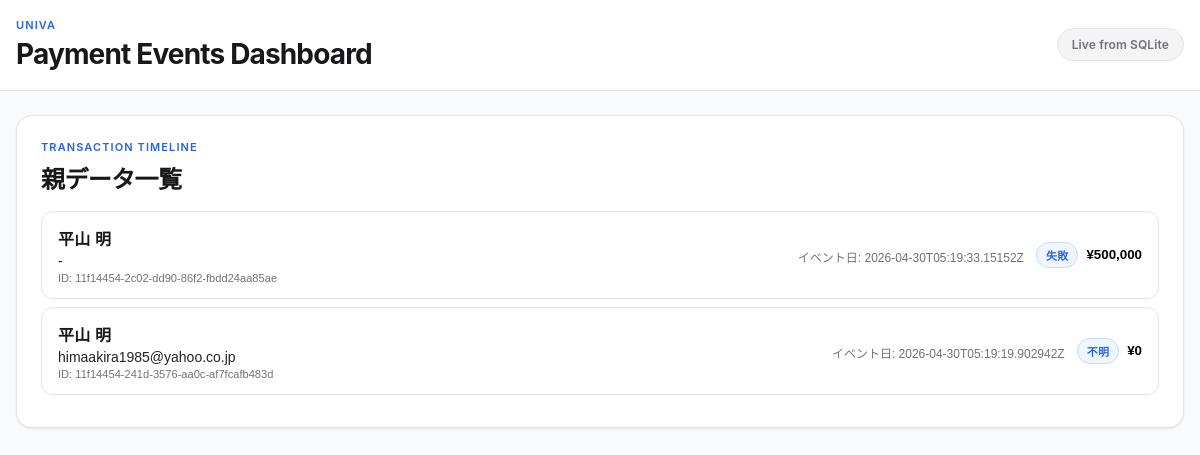
Before: / with the older database file.
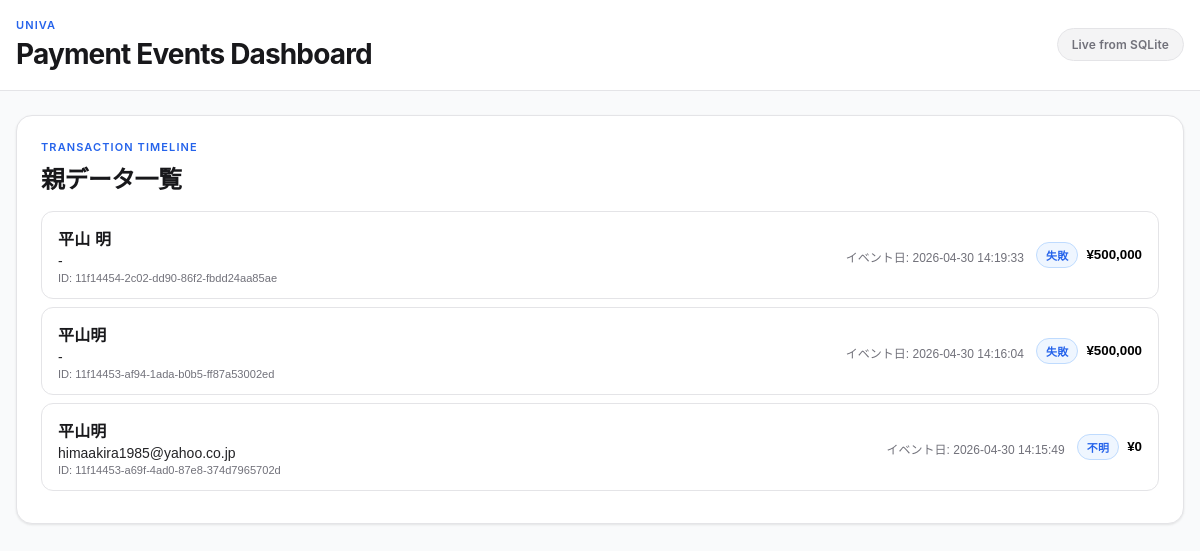
After: the same page with the newer database file.
### tables this page shows
CREATE TABLE transactions (
            transaction_id TEXT PRIMARY KEY,
            amount INTEGER,
            email TEXT,
            payer_name TEXT,
            current_status TEXT NOT NULL,
            first_seen_at TEXT NOT NULL,
            last_seen_at TEXT NOT NULL,
            last_event_at TEXT,
            created_at TEXT NOT NULL,
            updated_at TEXT NOT NULL
        );

### index.php (the view, shortened to what this page needs)
<?php
function h(?string $value): string
{
    return htmlspecialchars((string)$value, ENT_QUOTES, 'UTF-8');
}
function to_japanese_status(?string $status): ?string
{
    $normalized = strtolower(trim($status));
    $map = [
        'pending' => '保留',
        'authorized' => '与信済み',
        'captured' => '売上確定',
        'succeeded' => '成功',
        'failed' => '失敗',
        'error' => 'エラー',
        'canceled' => 'キャンセル',
        'cancelled' => 'キャンセル',
        'refunded' => '返金済み',
        'chargeback' => 'チャージバック',
        'unknown' => '不明',
    ];
    return $map[$normalized] ?? $status;
}
$transactions = [];
$error = null;
try {
    $pdo = new PDO('sqlite:' . DB_FILE);
    $pdo->setAttribute(PDO::ATTR_ERRMODE, PDO::ERRMODE_EXCEPTION);
    $transactionsStmt = $pdo->query(
        'SELECT transaction_id, amount, email, payer_name, current_status, first_seen_at, last_seen_at, last_event_at
         FROM transactions
         ORDER BY last_seen_at DESC, first_seen_at DESC'
    );
    $transactions = $transactionsStmt->fetchAll(PDO::FETCH_ASSOC);
} catch (Throwable $e) {
    $error = 'DBの読み込みに失敗しました。';
}
include __DIR__ . '/header.php';
?>
<section class="panel table-panel">
    <p class="eyebrow">Transaction Timeline</p>
    <h2 class="section-title">親データ一覧</h2>
    <?php if ($error !== null): ?>
        <p class="empty"><?= h($error) ?></p>
    <?php elseif (count($transactions) === 0): ?>
        <p class="empty">表示できるデータがありません。</p>
    <?php else: ?>
        <ul class="tx-list" aria-label="transactions">
            <?php foreach ($transactions as $tx): ?>
                <li class="tx-item">
                    <button class="tx-parent" type="button" aria-expanded="false">
                        <span class="tx-main">
                            <strong class="tx-name"><?= h($tx['payer_name'] ?? '-') ?></strong>
                            <small class="tx-email"><?= h($tx['email'] ?? '-') ?></small>
                            <small class="tx-id">ID: <?= h($tx['transaction_id']) ?></small>
                        </span>
                        <span class="tx-meta">
                            <small class="tx-event-date">イベント日: <?= h($tx['last_event_at'] ?: $tx['last_seen_at']) ?></small>
                            <em class="status status-<?= h((string)$tx['current_status']) ?>"><?= h(to_japanese_status($tx['current_status']) ?? '不明') ?></em>
                            <b>¥<?= number_format((int)($tx['amount'] ?? 0)) ?></b>
                        </span>
                    </button>
                </li>
            <?php endforeach; ?>
        </ul>
    <?php endif; ?>
</section>
<?php include __DIR__ . '/footer.php';

### header.php (shortened to what this page needs)
<!doctype html>
<html lang="ja">
<head>
    <link rel="stylesheet" href="style/style.css?v=<?= time() ?>">
</head>
<body>
<div class="app-shell">
    <header class="site-header">
        <div class="container header-inner">
            <div>
                <p class="eyebrow">Univa</p>
                <h1 class="site-title">Payment Events Dashboard</h1>
            </div>
            <span class="header-badge">Live from SQLite</span>
        </div>
    </header>
    <main class="main-content">

### footer.php (shortened to what this page needs)
    </main>
</div>
</body>
</html>

### style/style.css (style rules this page uses)
:root { --bg: #f9fafb; --panel: #ffffff; --panel-soft: #f4f4f5; --line: #e4e4e7; --line-strong: #d4d4d8; --text: #18181b; --muted: #71717a; --accent: #2563eb; --accent-soft: #eff6ff; --accent-border: #bfdbfe; --shadow-sm: 0 1px 2px rgba(0, 0, 0, 0.04); --shadow: 0 1px 3px rgba(0, 0, 0, 0.06), 0 1px 2px rgba(0, 0, 0, 0.04); --shadow-md: 0 4px 12px rgba(0, 0, 0, 0.06); --radius-sm: 8px; --radius: 12px; --radius-lg: 16px; }
* { box-sizing: border-box; }
body { margin: 0; font-family: -apple-system, BlinkMacSystemFont, "Segoe UI", "Hiragino Sans", "Hiragino Kaku Gothic ProN", "Yu Gothic", Meiryo, sans-serif; color: var(--text); background: var(--bg); -webkit-font-smoothing: antialiased; }
.container { width: min(1200px, calc(100% - 32px)); margin: 0 auto; }
.app-shell { min-height: 100vh; display: flex; flex-direction: column; }
.site-header { background: rgba(255, 255, 255, 0.9); backdrop-filter: blur(12px); -webkit-backdrop-filter: blur(12px); border-bottom: 1px solid var(--line); position: sticky; top: 0; z-index: 10; }
.header-inner { display: flex; justify-content: space-between; align-items: center; gap: 16px; padding: 18px 0; }
.eyebrow { margin: 0 0 6px; color: var(--accent); font-size: 11px; font-weight: 600; letter-spacing: 0.1em; text-transform: uppercase; }
.site-title { margin: 0; font-size: clamp(20px, 2.6vw, 28px); font-weight: 700; letter-spacing: -0.03em; line-height: 1.2; }
.header-badge { background: var(--panel-soft); color: var(--muted); border: 1px solid var(--line); padding: 8px 14px; border-radius: 999px; font-size: 12px; font-weight: 600; white-space: nowrap; letter-spacing: 0.01em; }
.main-content { width: min(1200px, calc(100% - 32px)); padding: 24px 0 48px; flex: 1; margin: auto; }
.panel { background: var(--panel); border: 1px solid var(--line); border-radius: var(--radius-lg); box-shadow: var(--shadow); margin-bottom: 16px; }
.search-panel, .table-panel, .message-panel, .summary-panel { padding: 24px; }
.section-title { margin: 0 0 16px; font-size: clamp(18px, 2vw, 24px); font-weight: 700; letter-spacing: -0.025em; }
.tx-list, .tx-children ul { list-style: none; margin: 0; padding: 0; }
.tx-item { border: 1px solid var(--line); border-radius: var(--radius); margin-bottom: 8px; background: var(--panel); overflow: hidden; transition: border-color 0.15s ease; }
.tx-parent { width: 100%; border: 0; background: transparent; padding: 14px 16px; display: flex; justify-content: space-between; align-items: center; gap: 12px; cursor: pointer; text-align: left; }
.tx-parent small { display: block; margin-top: 3px; }
.tx-main { min-width: 0; }
.tx-name { display: block; font-size: 16px; font-weight: 800; color: var(--text); letter-spacing: 0.01em; }
.tx-email { display: block; font-size: 14px; color: var(--text); opacity: 0.95; }
.tx-id { display: block; color: var(--muted); }
.tx-event-date { color: var(--muted); font-size: 12px; margin-right: 4px; }
.tx-meta { display: flex; align-items: center; gap: 8px; }
.status { display: inline-flex; font-style: normal; font-size: 11px; font-weight: 600; padding: 4px 9px; border-radius: 999px; background: var(--accent-soft); color: var(--accent); border: 1px solid var(--accent-border); letter-spacing: 0.02em; }

Changed rows visible on the page:
removed transactions: payer_name "平山 明", email "himaakira1985@yahoo.co.jp", transaction_id "11f14454-241d-3576-aa0c-af7fcafb483d", last_event_at "2026-04-30T05:19:19.902942Z", current_status "不明", amount "0"
changed transactions "平山 明": last_event_at "2026-04-30T05:19:33.15152Z" → "2026-04-30 14:19:33"
added transactions: payer_name "平山明", email "-", transaction_id "11f14453-af94-1ada-b0b5-ff87a53002ed", last_event_at "2026-04-30 14:16:04", current_status "失敗", amount "500,000"
added transactions: payer_name "平山明", email "himaakira1985@yahoo.co.jp", transaction_id "11f14453-a69f-4ad0-87e8-374d7965702d", last_event_at "2026-04-30 14:15:49", current_status "不明", amount "0"
